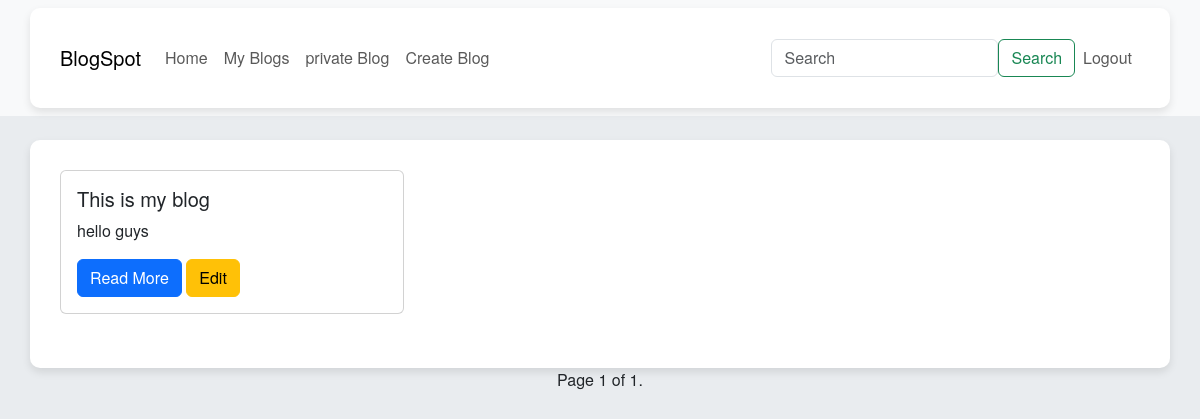
Before: / (signed in) with the older database file.
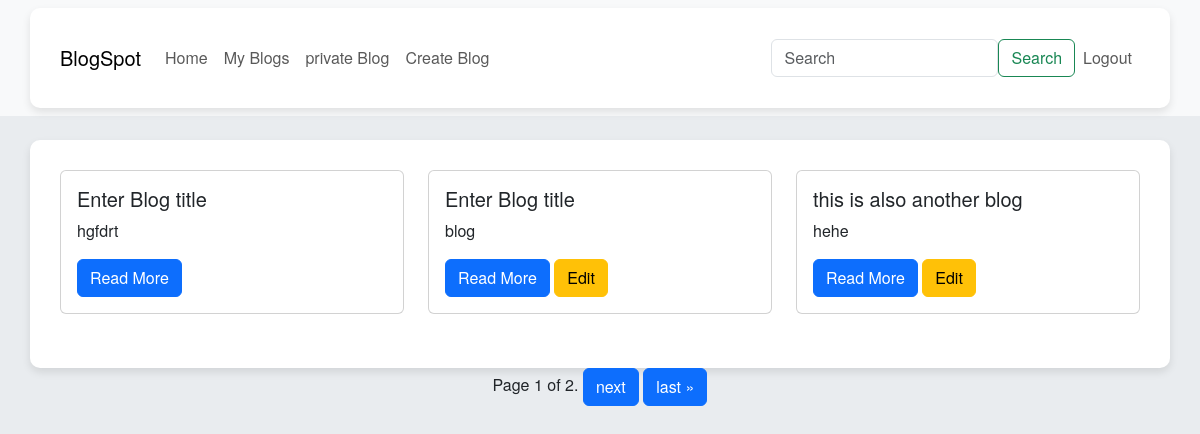
After: the same page with the newer database file.
### blog/models.py (models this page shows, shortened)
class Createblog(models.Model):
    user = models.ForeignKey(Bloguser, on_delete= models.CASCADE, related_name= 'user')
    title = models.TextField(max_length=256)
    description = models.TextField()
    blog_img = models.ImageField(upload_to='media/', blank=True)
    published_on = models.DateField(default= timezone.now)
    edited_on = models.DateField(default=timezone.now)
    BLOG_CHOICES = (
        ('P', 'Private'),
        ('S', 'Public'),
    )
    blog_type = models.CharField(max_length=20, default= "S", choices=BLOG_CHOICES)

### blog/views.py (the view)
# urls.py: path('', index, name = "index"),
def index(request):
    blogs = Createblog.objects.filter(blog_type= 'S')[::-1]
    paginator = Paginator(blogs, 3)
    page_number = request.GET.get("page")
    page_obj = paginator.get_page(page_number)
    return render(request, 'index.html', {"blogs":blogs, "page_obj":page_obj,})

### blog/templates/index.html (shortened to what this page needs)
<!DOCTYPE html>
<html lang="en">
<head>
    {% load bootstrap5 %}
    {% bootstrap_css %}
</head>
<body>
    <nav class="navbar navbar-expand-lg navbar-light bg-light">
       <div class="container">
        <a class="navbar-brand" href="{% url 'index' %}">BlogSpot</a>
        <div class="collapse navbar-collapse" id="navbarSupportedContent">
            <ul class="navbar-nav mr-auto">
                <li class="nav-item active">
                    <a class="nav-link" href="{% url 'index' %}">Home</a>
                </li>
                {% if user.is_authenticated %}
                <li class="nav-item">
                    <a class="nav-link" href="{% url 'myblog' %}">My Blogs</a>
                </li>
                <li class="nav-item">
                    <a class="nav-link" href="{% url 'privateblog' %}">private Blog</a>
                </li>
                <li class="nav-item">
                    <a class="nav-link" href="{% url 'newblog' %}">Create Blog</a>
                </li>
            </div>
                <form method="POST" action="{% url 'individual' %}" class="form-inline d-flex my-2 my-lg-0">
                    <input class="form-control mr-sm-2" type="search" name="search_item" placeholder="Search" aria-label="Search">
                    <button class="btn btn-outline-success my-2 my-sm-0" style="display: inline-block; margin-top: 8px;"  type="submit">Search</button>
                </form>
                <li class="nav-item navbar-nav mr-auto">
                    <a class="nav-link" href="{% url 'logout' %}">Logout</a>
                </li>
                {% else %}
                <li class="nav-item navbar-nav mr-auto">
                    <a class="nav-link" href="{% url 'login' %}">Login</a>
                </li>
                {% endif %}
        </div>
    </nav>
    {% if user.is_authenticated %}
    <div class="container mt-4">
        <div class="row">
            {% for blog in page_obj %}
            <div class="col-md-4 mb-4">
                <div class="card">
                    <div class="card-body">
                        <h5 class="card-title">{{ blog.title }}</h5>
                        <p class="card-text">{{ blog.description|truncatewords:15 }}</p>
                        <a href="{% url 'details' blog.pk %}" class="btn btn-primary">Read More</a>
                        {% if blog.user == user %}
                        <a href="{% url 'edit' blog.pk %}" class="btn btn-warning">Edit</a>
                        {% endif %}
                    </div>
                </div>
            </div>
            {% endfor %}
        </div>
    </div>
    <div class="pagination d-flex justify-content-center">
        <span class="step-links">
            <span class="current">
                Page {{ page_obj.number }} of {{ page_obj.paginator.num_pages }}.
            </span>
            {% if page_obj.has_next %}
            <a href="?page={{ page_obj.next_page_number }}" class="btn btn-primary">next</a>
            <a href="?page={{ page_obj.paginator.num_pages }}" class="btn btn-primary">last &raquo;</a>
            {% endif %}
        </span>
    </div>
    {% endif %}
</body>
</html>

Changed rows visible on the page:
no longer on this page (row unchanged): Createblog: title "This is my blog", description "hello guys", shows "Edit"
added Createblog: title "Enter Blog title", description "hgfdrt"
added Createblog: title "Enter Blog title", description "blog", shows "Edit"
added Createblog: title "this is also another blog", description "hehe", shows "Edit"
Other visible differences:
{{ page_obj.paginator.num_pages }}: "1" → "2"
text now shown: "next last »"
